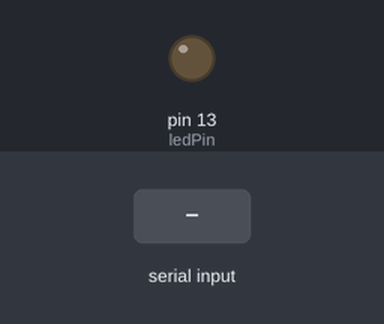
Recording of a sketch running on a simulated Arduino Uno, built with avr-gcc and run on an emulated ATmega328P. Parts: output pins drawn as LEDs (lit = HIGH). The inputs (shaded band) are chosen by the test bench.

Above: at 1.2 s.
1.3 s: "a" received over Serial
At 1.8 s:
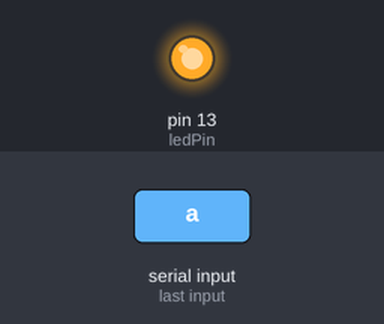
2.8 s: "d" received over Serial
At 4.2 s:
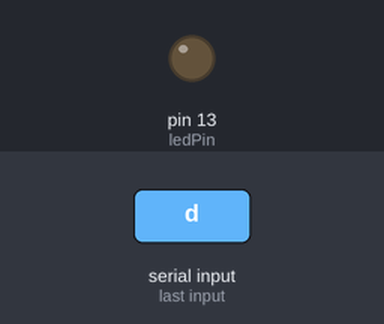
Timing chart, 0 to 5.8 s (numbered marks = the images above; inputs shaded):
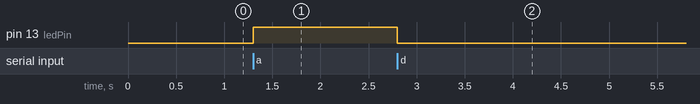

Measured:
- after the input at 1.3 s, pin 13 (ledPin): LOW → HIGH at once
- after the input at 2.8 s, pin 13 (ledPin): HIGH → LOW at once

The sketch:

moduloBluetooth.ino
```cpp
int ledPin = 13;          // pin del led
int estado = 'd';         // inicia apagado
void setup()  {
  Serial.begin(9600);    // inicia el puerto serial para comunicacion con el módulo Bluetooth
  pinMode(ledPin, OUTPUT);
}
void loop()  {
  if(Serial.available()>0){        // lee el bluetooth y almacena en estado
    estado = Serial.read();       // aquí se almacena lo que llegue
  }
  if(estado=='a'){           //Encender LEd
  digitalWrite(ledPin,HIGH);
  }
  if(estado=='d'){          //Apagar Led
  digitalWrite(ledPin,LOW);
  }
}
```
